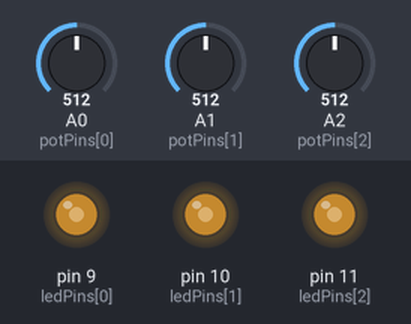
Bench run of a sketch on a simulated Arduino Uno, built with avr-gcc and run on an emulated ATmega328P. On the bench: output pins drawn as LEDs (lit = HIGH). The inputs (shaded band) are chosen by the test bench; at power-on: A0 (potPins[0]) = 512, A1 (potPins[1]) = 512, A2 (potPins[2]) = 512.

Above: at 1.2 s.
1.3 s: A0 (potPins[0]) set to 716
At 1.8 s:
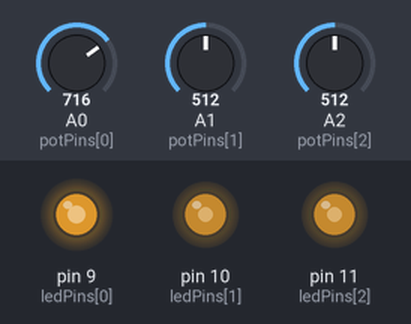
2.8 s: A1 (potPins[1]) set to 716
At 4.0 s:
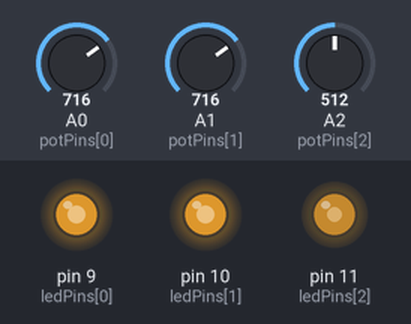
4.3 s: A2 (potPins[2]) set to 716
At 5.3 s:
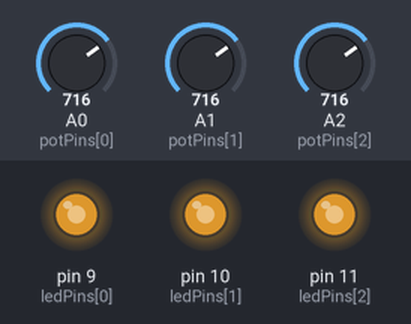
5.8 s: A0 (potPins[0]) set to 900
At 6.4 s:
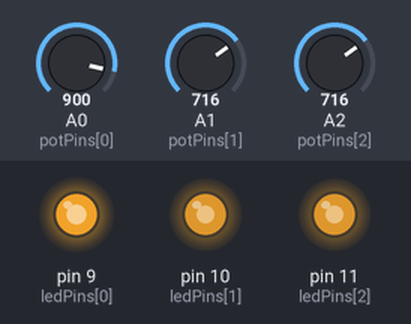
7.3 s: A1 (potPins[1]) set to 900
At 8.5 s:
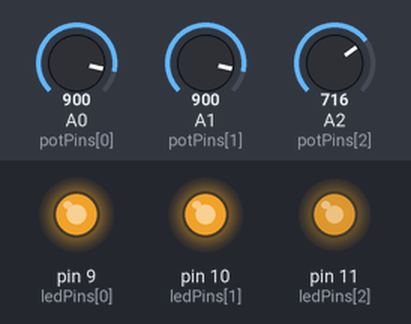
8.8 s: A2 (potPins[2]) set to 900
At 9.9 s:
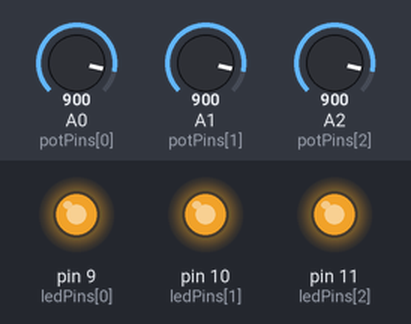
Timing chart, 0 to 11.3 s (numbered marks = the images above; inputs shaded):
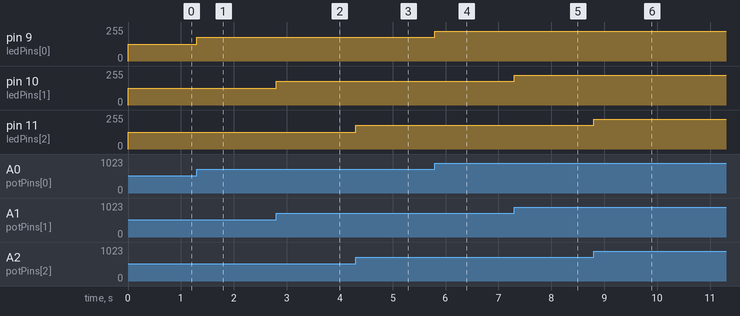

The sketch:

rgb.ino
```cpp
const int numberOfLeds = 3;
const int ledPins[] = {9, 10, 11};
const int potPins[] = {A0, A1, A2};

const int minAnalogValue = 0;
const int maxAnalogValue = 1023;

const int minBrightness = 0;
const int maxBrightness = 255;

void setup() {
  for (int i = 0; i < numberOfLeds; ++i) {
    pinMode(ledPins[i], OUTPUT);
    pinMode(potPins[i], INPUT);
  }

  Serial.begin(9600);
}

void loop() {
  for (int i = 0; i < numberOfLeds; ++i) {
    int potValue = analogRead(potPins[i]);
    int brightness = map(potValue, minAnalogValue, maxAnalogValue, minBrightness, maxBrightness);
    analogWrite(ledPins[i], brightness);
  }
}
```

Measured:
- after the input at 1.3 s, pin 9 (ledPins[0]): 127/255 → 178/255 at once
- after the input at 2.8 s, pin 10 (ledPins[1]): 127/255 → 178/255 at once
- after the input at 4.3 s, pin 11 (ledPins[2]): 127/255 → 178/255 at once
- after the input at 5.8 s, pin 9 (ledPins[0]): 178/255 → 224/255 at once
- after the input at 7.3 s, pin 10 (ledPins[1]): 178/255 → 224/255 at once
- after the input at 8.8 s, pin 11 (ledPins[2]): 178/255 → 224/255 at once
